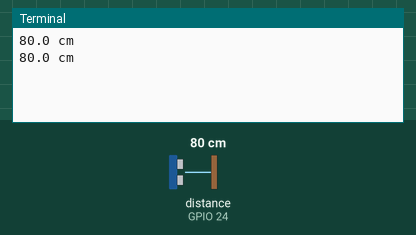
Recording of a program running on a simulated Raspberry Pi (BCM pin numbers). On the bench: the last lines printed to the terminal. The inputs (shaded band) are chosen by the test bench; at power-on: distance to the obstacle (sensor on GPIO 24) 80 cm. The echo pulse lasts 58.3 µs per cm.

Above: at 1.2 s.
1.3 s: distance to the obstacle (sensor on GPIO 24) set to 2 cm
At 1.9 s:
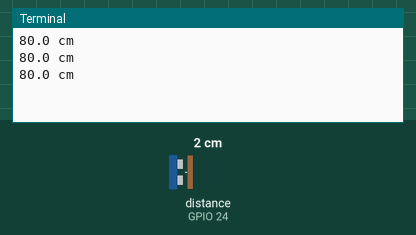
2.8 s: distance to the obstacle (sensor on GPIO 24) set to 4 cm
At 3.4 s:
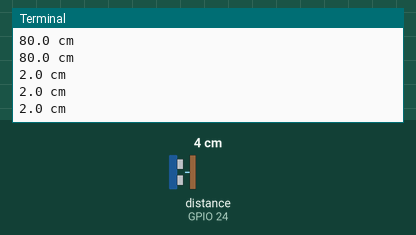
Timing chart, 0 to 5.8 s (numbered marks = the images above; inputs shaded):
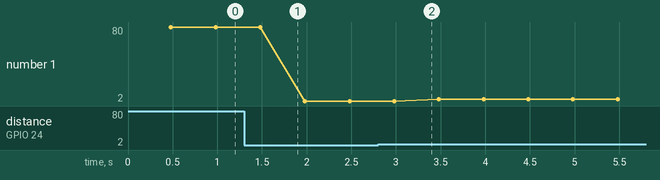

The program:

sensors.py
```python
# Odczyt odległości z czujnika ultradźwiękowego HC-SR04

from gpiozero import DistanceSensor
from time import sleep

# trigger - każemy czujnikowi piszczeć, echo - wraca echo (przez dzielnik napięcia)
# max_distance domyślnie 1 m -> odczyty 0..100 cm
czujnik = DistanceSensor(echo=24, trigger=23)


def odleglosc_cm():
    # czujnik.distance jest w metrach -> zamiana na cm
    return czujnik.distance * 100


# Test czujnika - tylko przy "python3 sensors.py", pomijany przy imporcie
if __name__ == "__main__":
    while True:
        print(f"{odleglosc_cm():.1f} cm")
        sleep(0.5)
```

Measured:
- plotted number 1: 80 → 2 after the input at 1.3 s, 2 → 4 after the input at 2.8 s
